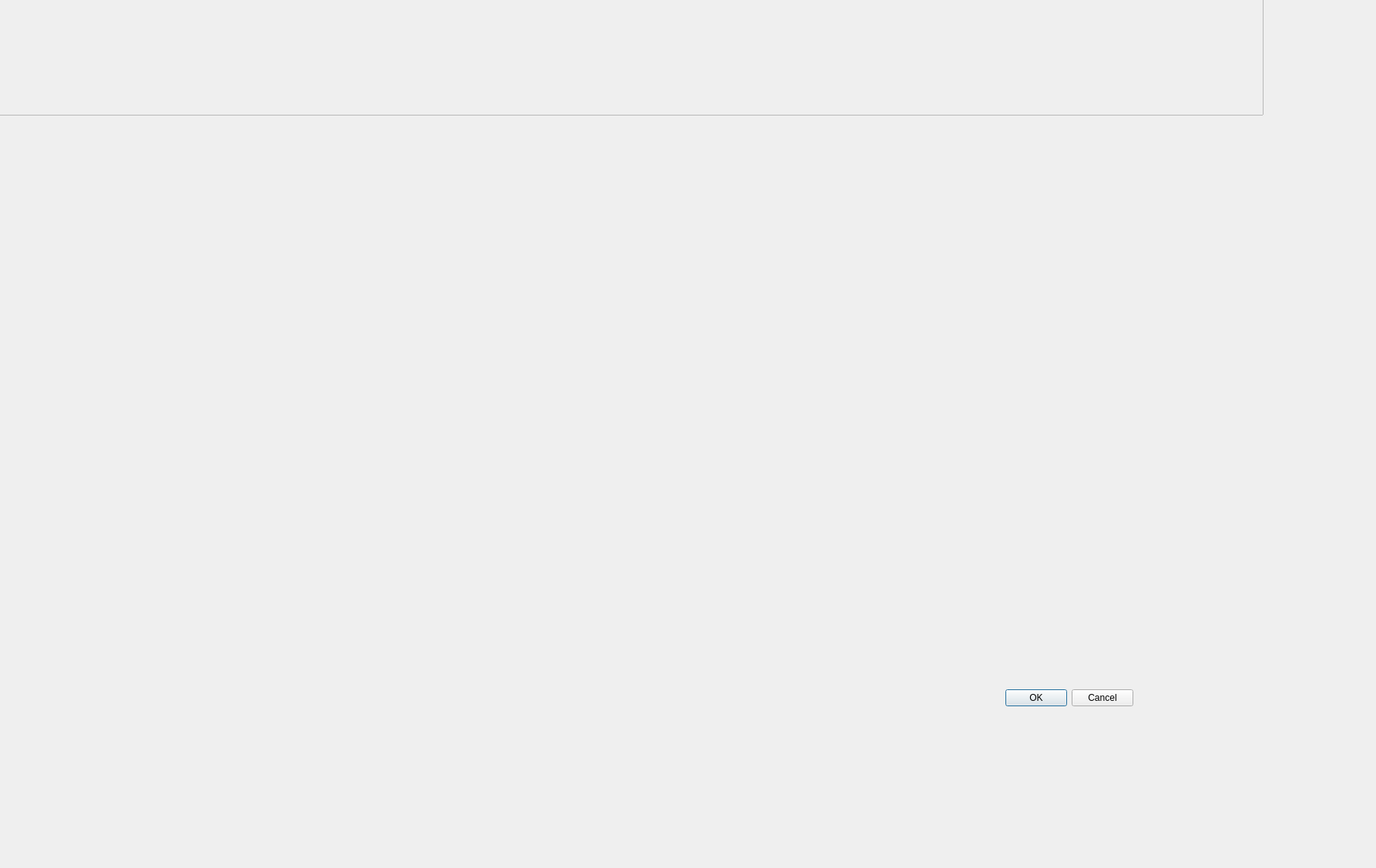
<?xml version="1.0" encoding="UTF-8"?>
<ui version="4.0">
 <class>contacts</class>
 <widget class="QDialog" name="contacts">
  <property name="geometry">
   <rect>
    <x>0</x>
    <y>0</y>
    <width>1786</width>
    <height>1127</height>
   </rect>
  </property>
  <property name="windowTitle">
   <string>Dialog</string>
  </property>
  <widget class="QDialogButtonBox" name="buttonBox">
   <property name="geometry">
    <rect>
     <x>1170</x>
     <y>890</y>
     <width>301</width>
     <height>32</height>
    </rect>
   </property>
   <property name="orientation">
    <enum>Qt::Horizontal</enum>
   </property>
   <property name="standardButtons">
    <set>QDialogButtonBox::Cancel|QDialogButtonBox::Ok</set>
   </property>
  </widget>
  <widget class="QFrame" name="frame">
   <property name="geometry">
    <rect>
     <x>-11</x>
     <y>-1</y>
     <width>1651</width>
     <height>151</height>
    </rect>
   </property>
   <property name="styleSheet">
    <string notr="true">background-image: url(:/img/Images/4b2a2a3bf5522767a4a6eab7d8feabdc.jpg);</string>
   </property>
   <property name="frameShape">
    <enum>QFrame::StyledPanel</enum>
   </property>
   <property name="frameShadow">
    <enum>QFrame::Raised</enum>
   </property>
  </widget>
 </widget>
 <resources>
  <include location="resource.qrc"/>
 </resources>
 <connections>
  <connection>
   <sender>buttonBox</sender>
   <signal>accepted()</signal>
   <receiver>contacts</receiver>
   <slot>accept()</slot>
   <hints>
    <hint type="sourcelabel">
     <x>248</x>
     <y>254</y>
    </hint>
    <hint type="destinationlabel">
     <x>157</x>
     <y>274</y>
    </hint>
   </hints>
  </connection>
  <connection>
   <sender>buttonBox</sender>
   <signal>rejected()</signal>
   <receiver>contacts</receiver>
   <slot>reject()</slot>
   <hints>
    <hint type="sourcelabel">
     <x>316</x>
     <y>260</y>
    </hint>
    <hint type="destinationlabel">
     <x>286</x>
     <y>274</y>
    </hint>
   </hints>
  </connection>
 </connections>
</ui>
